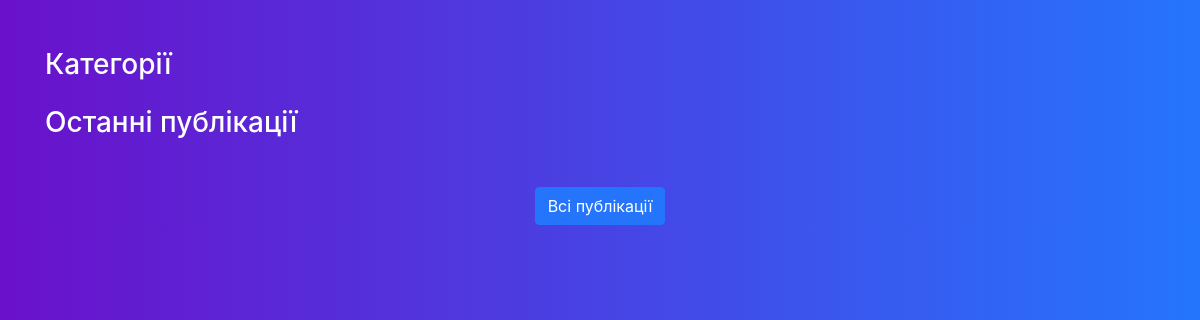
The app's page /, older data.
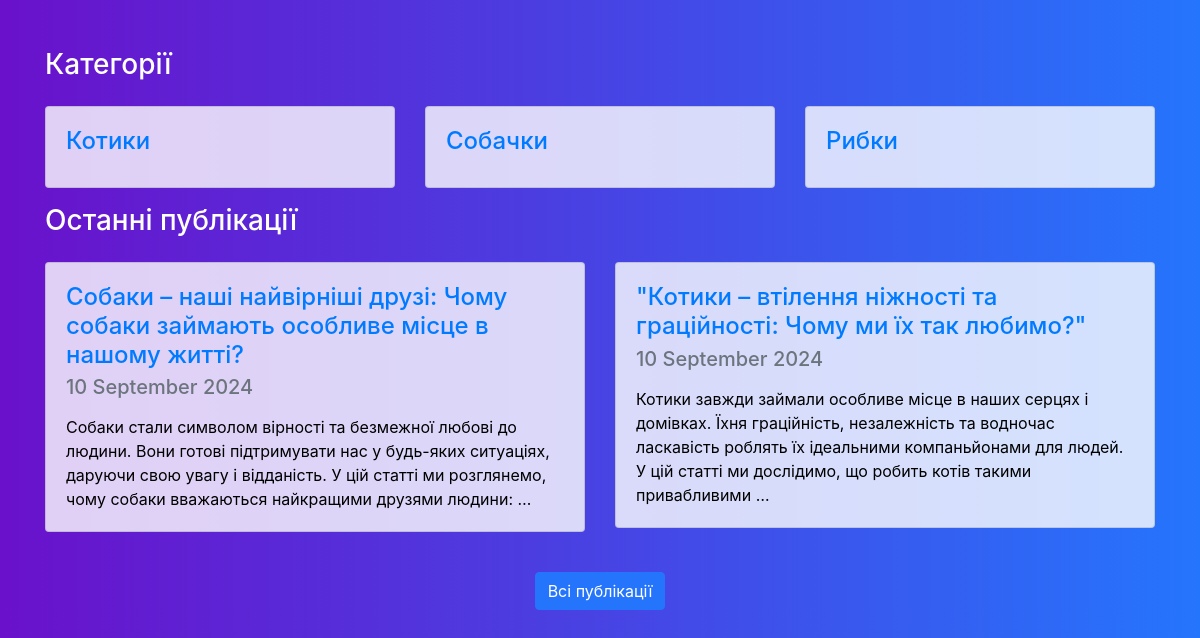
The same page, newer data.
### app_blog/models.py (models this page shows, shortened)
class Category(models.Model):
    category = models.CharField('Категорія', max_length=250, help_text='Максимум 250 символів')
    slug = models.SlugField('Слаг', unique=True)
    objects = models.Manager()
    class Meta:
        verbose_name = 'Категорія для публікації'
        verbose_name_plural = 'Категорії для публікацій'
    def get_absolute_url(self):
        try:
            url = reverse('articles-category-list', kwargs={'slug': self.slug})
        except Exception:
            url = "/"
        return url

class Article(models.Model):
    title = models.CharField('Заголовок', max_length=250, help_text='Максимум 250 символів')
    description = models.TextField(blank=True, verbose_name='Опис')
    pub_date = models.DateTimeField('Дата публікації', default=timezone.now)
    slug = models.SlugField('Слаг', unique_for_date='pub_date')
    main_page = models.BooleanField('Головна', default=False, help_text='Показувати на головній сторінці')
    category = models.ForeignKey(Category, related_name='articles', blank=True, null=True, verbose_name='Категорія', on_delete=models.CASCADE)
    objects = models.Manager()
    class Meta:
        ordering = ['-pub_date']
        verbose_name = 'Стаття'
        verbose_name_plural = 'Статті'
    def get_absolute_url(self):
        try:
            url = reverse('news-detail', kwargs={
                'year': self.pub_date.strftime("%Y"),
                'month': self.pub_date.strftime("%m"),
                'day': self.pub_date.strftime("%d"),
                'slug': self.slug,
            })
        except:
            url = "/"
        return url

### app_blog/views.py (the view)
# urls.py: path('', HomePageView.as_view(), name='home'),
class HomePageView(ListView):
    model = Category  # Assuming you want to list categories
    template_name = 'index.html'
    context_object_name = 'categories'
    def get_context_data(self, **kwargs):
        context = super(HomePageView, self).get_context_data(**kwargs)
        context['articles'] = Article.objects.filter(main_page=True)[:5]
        return context
    def get_queryset(self, *args, **kwargs):
        return Category.objects.all()

### app_blog/templates/index.html (shortened to what this page needs)
<!DOCTYPE html>
<html lang="uk">
<head>
    <link href="https://stackpath.bootstrapcdn.com/bootstrap/4.5.2/css/bootstrap.min.css" rel="stylesheet">
</head>
<body>
<div class="container mt-5">
        <h3 class="mb-4">Категорії</h3>
        <div class="row">
            {% if categories %}
                {% for item in categories %}
                    <div class="col-md-4 mb-3">
                        <div class="card">
                            <div class="card-body">
                                <a href="{{ item.get_absolute_url }}">
                                    <h4 class="card-title">{{ item.category }}</h4>
                                </a>
                            </div>
                        </div>
                    </div>
                {% endfor %}
            {% endif %}
        </div>
<h3 class="mb-4">Останні публікації</h3>
<div class="row">
    {% if articles %}
    {% for item in articles %}
    <div class="col-md-6 mb-3">
        <div class="card">
            <div class="card-body">
                <a href="{{ item.get_absolute_url }}">
                    <h4 class="card-title">{{ item.title }}</h4>
                </a>
                <h5 class="card-subtitle mb-2 text-muted">
                    {{ item.pub_date|date:"j E Y"|safe|linebreaks }}
                </h5>
                <p class="card-text">
                    {{ item.description|safe|escape|striptags|truncatewords_html:32 }}
                </p>
            </div>
        </div>
    </div>
    {% endfor %}
    {% endif %}
</div>
<div class="text-center mt-4">
    <a href="{% url 'articleslist' %}" class="btn btn-primary">Всі публікації</a>
</div>
</div>
</body>
</html>

Row changes from the older to the newer data that the page shows:
added Category: category "Котики"
added Category: category "Собачки"
added Category: category "Рибки"
added Article: title "Собаки – наші найвірніші друзі: Чому собаки займають особливе місце в нашому житті?", pub_date "10 September 2024", description "Собаки стали символом вірності та безмежної любові до людини. Вони готові підтримувати нас у будь-яких ситуаціях, даруючи свою увагу і відданість. У цій статті ми розглянемо, чому собаки вважаються найкращими друзями людини: …"
added Article: title "\"Котики – втілення ніжності та граційності: Чому ми їх так любимо?\"", pub_date "10 September 2024", description "Котики завжди займали особливе місце в наших серцях і домівках. Їхня граційність, незалежність та водночас ласкавість роблять їх ідеальними компаньйонами для людей. У цій статті ми дослідимо, що робить котів такими привабливими …"
